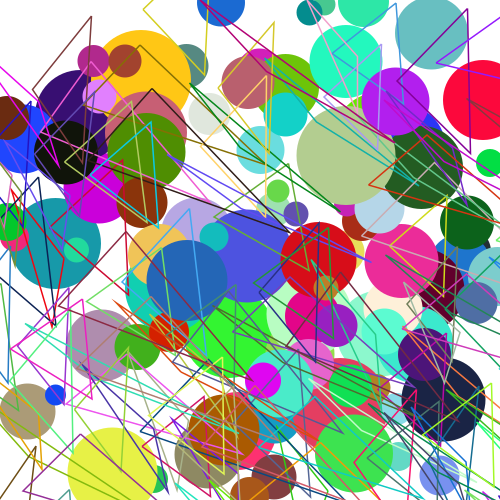

Python code for this plot:
import sys
import os
import cairo
#import Images
import PIL
from PIL import Image
import numpy
from random import randint, choice
#from IPython.display import Image, display
from math import pi
from io import BytesIO
from graphics import update

#def as_numpy_array(surface):
#  w = 500
#  h = 500
#  data = surface.get_data()
#  a = numpy.ndarray(shape=(h,w), dtype=numpy.uint32, buffer=data)
#  i = Image.frombytes("RGBA", (w,h), a, "raw", "BGRA", 0, 1)
#  return numpy.asarray(i)

def add_image(surface):
  aisrf = cairo.ImageSurface(cairo.FORMAT_ARGB32, 500, 500)
  aictx = cairo.Context(aisrf)
  aictx.set_source_surface(surface,0.0,0.0)
  aictx.paint()
#  a = as_numpy_array(aisrf)
  a = Image.frombuffer("RGBA", (aisrf.get_width(),aisrf.get_height()), aisrf.get_data(), "raw", "RGBA", 0, 1)
  return a

#def disp(imgs):

def draw(sr, cr, sr1, cr1, width, height):
  nimg = []
  cr.scale(width, height)
  cr.set_source_rgba(1,1,1,1)
  cr.rectangle(0,0,width,height)
  cr.fill()
  cr1.scale(width, height)
  cr1.set_source_rgba(1,1,1,1)
  cr1.rectangle(0,0,width,height)
  cr1.fill()

  for i in range (1, 100):
    r = randint(20, 100)/1000
    x = randint(0, 1000)/1000
    y = randint(0, 1000)/1000
    ag1 = 0
    ag2 = 2 * pi
    cred = randint(0, 1000)/1000
    cgreen = randint(0, 1000)/1000
    cblue = randint(0, 1000)/1000
    copaque = 1
    cr.set_source_rgba(cred, cgreen, cblue, copaque)
    cr.arc(x, y, r, ag1, ag2)
    cr.fill()
    cr1.set_source_rgba(cblue, cgreen, cred, copaque)
    cr1.arc(x, y, r, ag1, ag2)
    cr1.fill()
    aim = add_image(sr1)
    nimg.append(aim)

  for i in range (1, 100):
    x1 = randint(0, 1000)/1000
    y1 = randint(0, 1000)/1000
    multip = [-1, 1]
    m1 = choice(multip)
    m2 = choice(multip)
    m3 = choice(multip)
    m4 = choice(multip)
    offset1 = randint(100, 150)/1000*m1
    offset2 = randint(100, 150)/1000*m2
    x2 = x1 + offset1
    y2 = y1 + offset2
    offset3 = randint(100, 150)/1000*m3
    offset4 = randint(100, 150)/1000*m4
    if x1 > x2:
      x3 = x1 + (x1 - x2) + offset3
    else:
      x3 = x2 + (x2 - x1) + offset3
    if y1 > y2:
      y3 = y1 + (y1 - y2)
    else:
      y3 = y2 + (y2 - y1)
#    print (x1, x2, offset3, x3)
    cred = randint(0, 1000)/1000
    cgreen = randint(0, 1000)/1000
    cblue = randint(0, 1000)/1000
    copaque = 1
    cr.set_line_width(0.003)
    cr.set_source_rgba(cred, cgreen, cblue, copaque)
    cr.move_to(x1, y1)
    cr.line_to(x2, y2)
    cr.line_to (x3, y3)
    cr.line_to(x1, y1)
    cr.stroke()
    cr1.set_line_width(0.003)
    cr1.set_source_rgba(cblue, cgreen, cred, copaque)
    cr1.move_to(x1, y1)
    cr1.line_to(x2, y2)
    cr1.line_to (x3, y3)
    cr1.line_to(x1, y1)
    cr1.stroke()
    aim = add_image(sr1)
    nimg.append(aim)
  return nimg

images = []
timg = []

srf = cairo.RecordingSurface(cairo.Content(1), cairo.Rectangle(0.0,0.0,500,500))
ctx = cairo.Context(srf)
srf1 = cairo.RecordingSurface(cairo.Content(1), cairo.Rectangle(0.0,0.0,500,500))
ctx1 = cairo.Context(srf1)
nimg = draw(srf, ctx, srf1, ctx1, 500, 500)
#images = nimg
nimg[0].save('test.gif', save_all=True, append_images=nimg[1:], optimize=False, duration=3, loop=1)

srf2 = cairo.ImageSurface(cairo.FORMAT_ARGB32, 500, 500)
ctx2 = cairo.Context(srf2)
ctx2.set_source_surface(srf,0.0,0.0)
ctx2.paint()
fileobj = 'test.png'
srf2.write_to_png(fileobj)

srf3 = cairo.SVGSurface('test.svg', 500, 500)
ctx3 = cairo.Context(srf3)
ctx3.set_source_surface(srf,0.0,0.0)
ctx3.paint()
